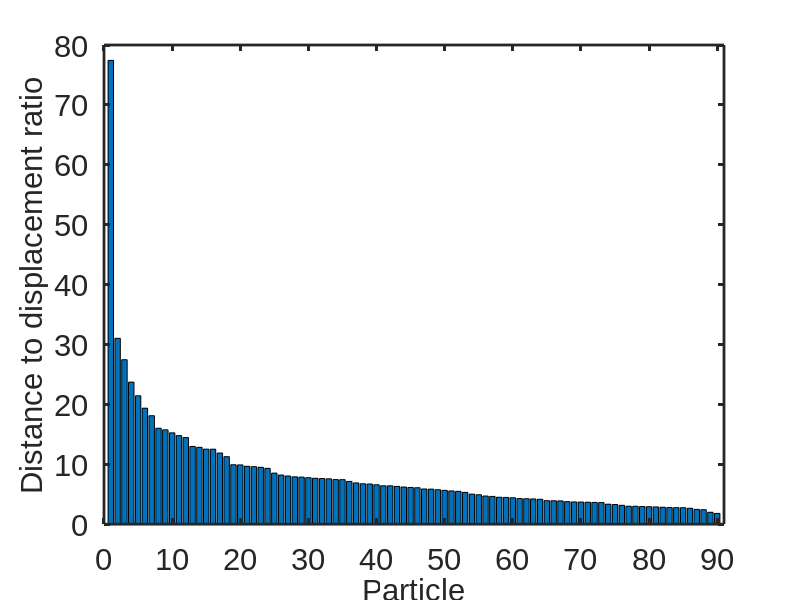

This chart was generated by the following MATLAB code:
close all
clear

load('assigned_particle_trail_L.mat')

path_lengths = [];
for ii = 1:length(assigned_particle_trail)
    new_particles = assigned_particle_trail(:,:,ii)/791;
    if ii > 1
        path_lengths(:,ii-1) = vecnorm((old_particles - new_particles)')';
    end
    for jj = 1:90 % filter out outliers
         if vecnorm(new_particles(jj,:) - assigned_particle_trail(jj,:,length(assigned_particle_trail))/791) < 0.009 && ii > 1
             path_lengths(jj,ii-1) = 0;
         end
    end
    old_particles = new_particles;     
end

path_lengths = ((sum(path_lengths'))')*50;

old_particles = assigned_particle_trail(:,:,1)/791;
new_particles = assigned_particle_trail(:,:,length(assigned_particle_trail))/791;

path_displacements = (vecnorm((old_particles - new_particles)')')*50;
ratios = path_lengths./path_displacements;

fig_width = 9*2;
fig_height = 6*2;
fighandle = figure('units','centimeters','Position',[1 1 fig_width fig_height]); 

fontsize = 22;
fname = 'Arial';

bar(sort(ratios,'descend'))

xlabel('Particle')
ylabel('Distance to displacement ratio')
yticks(0:10:80)
xticks(0:10:90)
ylim([0 80])
xlim([0 91])

set(gca,'FontName',fname,'FontSize',fontsize)
h = get(gca, 'title');
set(h ,'FontName',fname,'FontSize',fontsize)
h = get(gca, 'xlabel');
set(h,'FontName',fname,'FontSize',fontsize)
h = get(gca, 'ylabel');
set(h ,'FontName',fname,'FontSize',fontsize)
set(gcf,'color','w'); % white background
set(gca,'linewidth',2)

box on
% grid on

print(gcf,'Distance_to_displacement_ratio.png','-dpng','-r1200');